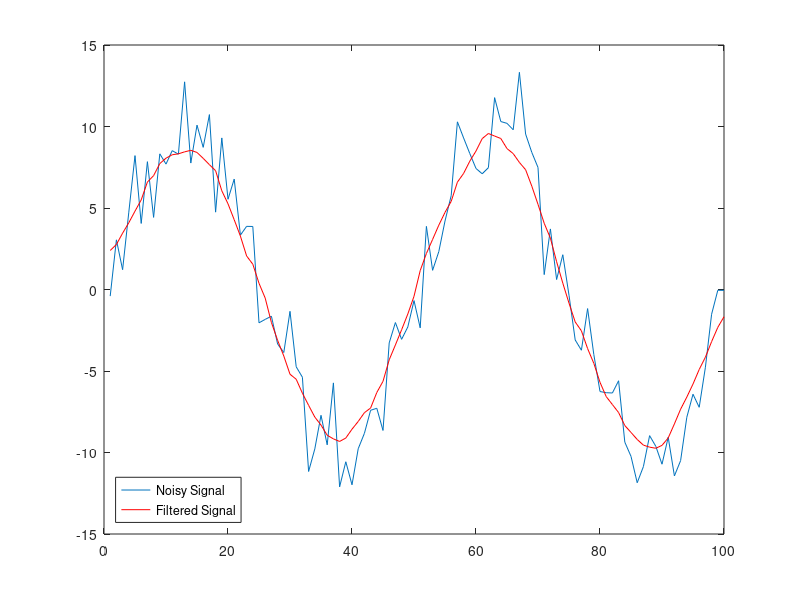

Reproduce this figure in MATLAB.
%we are creating a desired sinozoidal signal
sample = linspace(0,0.2,100);
sin_s = 10*sin(2*pi*10*sample);
%we are adding a gaussian noise to our singal N ~ (1,4)
noise = 2*randn(size(sample));
noisy_s = sin_s + noise;

%creating an impulse response to perform convolution

N = 12; %elements in the filter mask

mask = (1/N)*ones(1,N);
masked_sig=conv(noisy_s, mask,'same');%we are using the same keyword because we want to make
%filtered signal's length same as the input signal length

plot(noisy_s);
hold
plot(masked_sig,'r');
legend({'Noisy Signal','Filtered Signal'},'Location','southwest')
